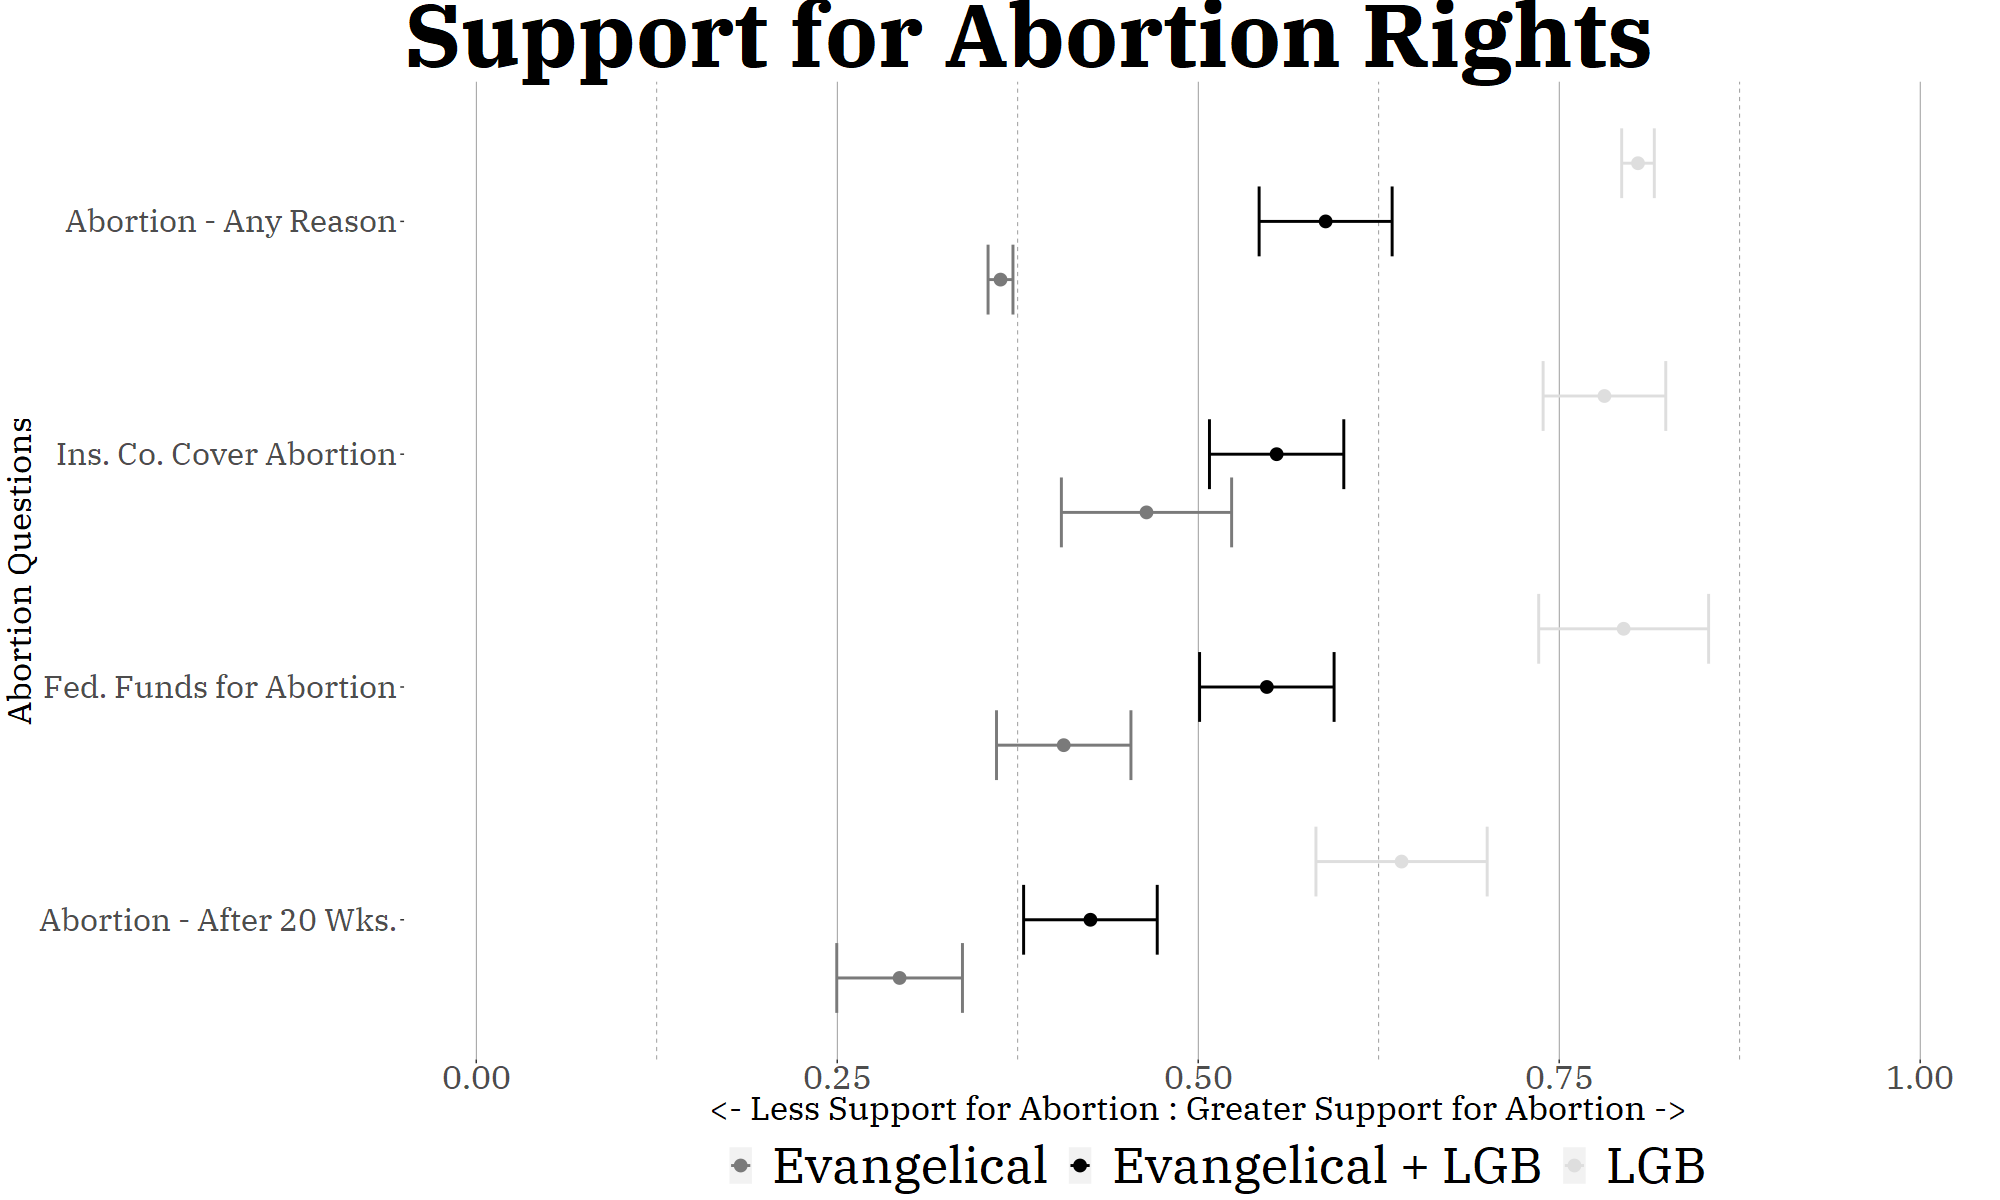

Write R code to recreate this figure.
cces16 <- cces16 %>% 
  mutate(choice = recode(CC16_332a, "1=1; 2=0; else =99")) %>% 
  mutate(rape = recode(CC16_332b, "1=0; 2=1; else=99")) %>% 
  mutate(week20 = recode(CC16_332c, "1=0; 2=1; else=99")) %>% 
  mutate(insurance = recode(CC16_332d, "1=0; 2=1; else=99")) %>% 
  mutate(fedfunds = recode(CC16_332e, "1=0; 2=1; else=99")) %>% 
  mutate(prohibit = recode(CC16_332f, "1=0; 2=1; else=99")) 


a1 <- cces16 %>% 
  filter(choice != 99) %>% 
  group_by(new) %>% 
  summarise(mean = mean(choice), 
            sd = sd(choice), 
            n = n()) %>% 
  mutate(se = sd/sqrt(n),
         lower = mean - qt(1 - (0.05 /2),  n -1) * se,
         upper = mean + qt(1 - (0.05 /2),  n -1) * se) %>% 
  mutate(issue  = c("Abortion - Any Reason"))
  
a2 <- cces16 %>% 
  filter(choice != 99) %>% 
  group_by(new) %>% 
  summarise(mean = mean(rape), 
            sd = sd(rape), 
            n = n()) %>% 
  mutate(se = sd/sqrt(n),
         lower = mean - qt(1 - (0.05 /2),  n -1) * se,
         upper = mean + qt(1 - (0.05 /2),  n -1) * se) %>% 
  mutate(issue  = c("Abortion - No Reason"))

a3 <- cces16 %>% 
  filter(choice != 99) %>% 
  group_by(new) %>% 
  summarise(mean = mean(week20), 
            sd = sd(week20), 
            n = n()) %>% 
  mutate(se = sd/sqrt(n),
         lower = mean - qt(1 - (0.05 /2),  n -1) * se,
         upper = mean + qt(1 - (0.05 /2),  n -1) * se) %>% 
  mutate(issue  = c("Abortion - After 20 Wks."))

a4 <- cces16 %>% 
  filter(choice != 99) %>% 
  group_by(new) %>% 
  summarise(mean = mean(insurance), 
            sd = sd(insurance), 
            n = n()) %>% 
  mutate(se = sd/sqrt(n),
         lower = mean - qt(1 - (0.05 /2),  n -1) * se,
         upper = mean + qt(1 - (0.05 /2),  n -1) * se) %>% 
  mutate(issue  = c("Ins. Co. Cover Abortion"))

a5 <- cces16 %>% 
  filter(choice != 99) %>% 
  group_by(new) %>% 
  summarise(mean = mean(fedfunds), 
            sd = sd(fedfunds), 
            n = n()) %>% 
  mutate(se = sd/sqrt(n),
         lower = mean - qt(1 - (0.05 /2),  n -1) * se,
         upper = mean + qt(1 - (0.05 /2),  n -1) * se) %>% 
  mutate(issue  = c("Fed. Funds for Abortion"))

ab_graph <- bind_rows(a1, a3, a4, a5) %>% 
  mutate(group = recode(new, "'evangelical' = 'Evangelical'; 'evanlgb' = 'Evangelical + LGB'; 'lgb' = 'LGB'")) %>% 
  select(-new) %>% 
  mutate(issue = as.factor(issue))

Palette <- c("gray48", "black", "gray87")


mean_rb <- function(base_size = 25, base_family = "IBM Plex Serif") 
{theme(legend.position = "bottom", 
       legend.title = element_blank(), 
       legend.spacing.x = unit(1, "cm"),
       legend.spacing.y = unit(1, "cm"),
       panel.background = element_rect(fill = "white"), 
       panel.grid.major.x =  element_line(colour = "gray48", size = .25), 
       panel.grid.minor.x =  element_line(colour = "gray48", size = .25, linetype = "dashed"),
       text = element_text(base_family, size = 28),
       plot.title = element_text(family = "IBM Plex Serif", size = 64, vjust =2, face = "bold"),
       plot.subtitle = element_text(family = "IBM Plex Serif", size = 20, vjust =-1),
       plot.caption = element_text(family = "IBM Plex Serif", size =20),
       axis.title.x =  element_text(family = "IBM Plex Serif", size =24),
       axis.title.y =  element_text(family = "IBM Plex Serif", size =24), 
       axis.text.x = element_text(family = "IBM Plex Serif", size =24), 
       legend.text=element_text(size=36)
)
  
}



ab_graph %>% 
  filter(group != "NA") %>% 
  ggplot(., aes(y=mean, x= fct_reorder(issue, mean), color = group)) +
  geom_point(position=position_dodge(width=0.75), size =4) +
  geom_errorbar(aes(ymin = lower, ymax=upper), position=position_dodge(0.75), size = 1) +
  coord_flip() +
  mean_rb() +
  labs(title = "Support for Abortion Rights", x = "Abortion Questions", y = "<- Less Support for Abortion : Greater Support for Abortion ->") +
  scale_y_continuous(limits = c(0, 1)) +
  scale_color_manual(values = Palette) 

ggsave(file="D://cces/gay_evangelical/abortion_four_scenarios.png", type = "cairo-png", width = 20, height =12, dpi = 100)

## Abortion Scatter ####

cces16 <- cces16 %>% 
  mutate(imp_ab = recode(CC16_301b, "1=5; 2=4; 3=3; 4=2; 5=1; else=99")) %>% 
  mutate(imp_rel = recode(pew_religimp, "1=4; 2=3; 3=2; 4=1; else=99")) %>% 
  mutate(imp_ab = as.numeric(imp_ab), imp_rel = as.numeric(imp_rel))

theme_rb <- function(base_size = 25, base_family = "IBM Plex Serif") 
{theme(legend.position = "bottom", 
       legend.title = element_blank(), 
       legend.spacing.x = unit(1, "cm"),
       legend.spacing.y = unit(1, "cm"),
       panel.background = element_rect(fill = "white"), 
       panel.grid.major.y =  element_line(colour = "gray48", size = .25), 
       # panel.grid.minor.y =  element_line(colour = "gray48", size = .25, linetype = "dashed"),
       panel.grid.major.x =  element_line(colour = "gray48", size = .25),
       text = element_text(base_family, size = 28),
       plot.title = element_text(family = "IBM Plex Serif", size = 40, vjust =2, face = "bold"),
       plot.subtitle = element_text(family = "IBM Plex Serif", size = 20, vjust =-1),
       plot.caption = element_text(family = "IBM Plex Serif", size =20),
       axis.title.x =  element_text(family = "IBM Plex Serif", size =24),
       axis.title.y =  element_text(family = "IBM Plex Serif", size =24), 
       axis.text.x = element_text(family = "IBM Plex Serif", size =18), 
       axis.text.y = element_text(family = "IBM Plex Serif", size =18)
)
  
}

Palette <- c("gray42", "gray42", "gray42")


cces16 %>% 
  filter(imp_ab < 99) %>% 
  filter(imp_rel < 99) %>% 
  filter(new != "NA") %>% 
  ggplot(., aes(x=imp_ab, y=imp_rel, fill = as.factor(new))) + 
  # geom_point(inherit.aes = TRUE) + 
  # geom_jitter(height = .25) + 
  geom_smooth(method = lm, inherit.aes = TRUE) +
  scale_fill_manual(values = Palette) + 
  theme_rb() +
  annotate("text", label = "Evangelical", x = 3.4, y = 3.55, color = "black", size =8, family = "IBM Plex Serif") +
  annotate("text", label = "LGB Evangelical", x = 3.3, y = 3.3, color = "black", size =8, family = "IBM Plex Serif") +
  annotate("text", label = "LGB", x = 3.5, y = 2.28, color = "black", size =8, family = "IBM Plex Serif") +
  labs(x= "Importance of Abortion", y = "Importance of Religion", title = "Relationship between Abortion and Religion Importance", caption = "Data: CCES 2016")  + 
  theme(legend.position="none") +
  scale_x_continuous(limits = c(1,5), breaks = c(1,2,3,4,5), labels = c("No Importance", "Very Low", "Somewhat Low", "Somewhat High", "Very High")) +
  scale_y_continuous(limits = c(1,4), breaks = c(1, 2, 3, 4), labels= c("Not at All", "Not too Important", "Somewhat Important", "Very Important"))

ggsave(file="D://cces/gay_evangelical/scatter_ab_.png", type = "cairo-png", width = 20, height =12)

